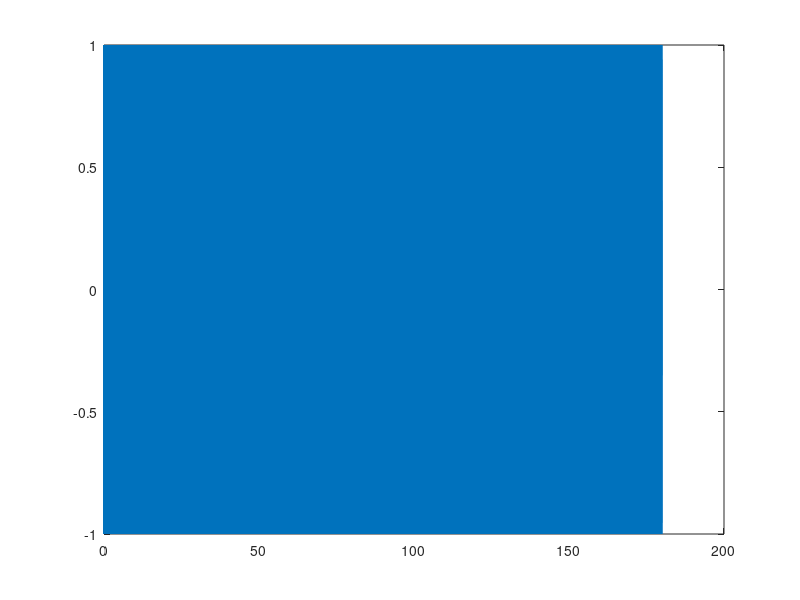

Write the MATLAB code that produced this figure.
storeSound    = 1;                                                          % 0 = listen to sound / 1 = don't listen, save as *.wav

amplitude     = 1;                                                          % volume
fsample       = 44100;                                                      % sampling frequency in Hz
fsquare       = 10;                                                         % DESIRED FREQUENCY IN HZ
if fsquare > 40                                                             % maximum possible value is 40 Hz
  error('the maximum possible value is 40 Hz\n');
end
if storeSound == 0
  duration    = 5;                                                          % duration in seconds
else
  duration    = 180;                                                        % length of recording in seconds
end

fsinus        = 400;                                                        % tone in Hz (i.e.: 440 Hz = standard pitch a)
t             = 0:1/fsample:duration-1/fsample;
sinus         = amplitude*sin(2*pi*fsinus * t);

ts            = 0:1:fsample-1;
ta            = 0:fsample/fsquare:fsample-1;
y1            = pulstran(ts-(44), ta, 'tripuls', 89, 1);                    % 89 sample = ca. 2ms
y2            = pulstran(ts-(89+186), ta, 'rectpuls', 373);                 % 373 sample = ca 8.5 ms
y3            = pulstran(ts-(89+373+44), ta, 'tripuls', 89, -1);            % 89 sample = ca. 2ms
ytemp         = y1+y2+y3;                                                   % 89+373+89 = 551 sample = ca. 12.4943 ms  

for i = 1:1:length(ytemp)-1                                                 % repair points of discontinuity
  if (abs(ytemp(i)-ytemp(i+1)) == 1)
    ytemp(i) = ytemp(i+1);
  end
end

y = zeros(1,fsample*duration);                                              % allocate memory

for i = 1:fsample:(duration*fsample)
  y(i:i+fsample-1) = ytemp(:);                                              % create complete function 
end


signal = sinus .* y;

if storeSound == 0
  sound(signal, fsample);
else
  audiowrite(sprintf('%dHz-400Hz-smooth.wav', fsquare), signal, fsample);
end

plot(t, signal);

clear storeSound fsample fsquare duration fsinus sinus ts ta y1 y2 y3 ...
      y ytemp i amplitude